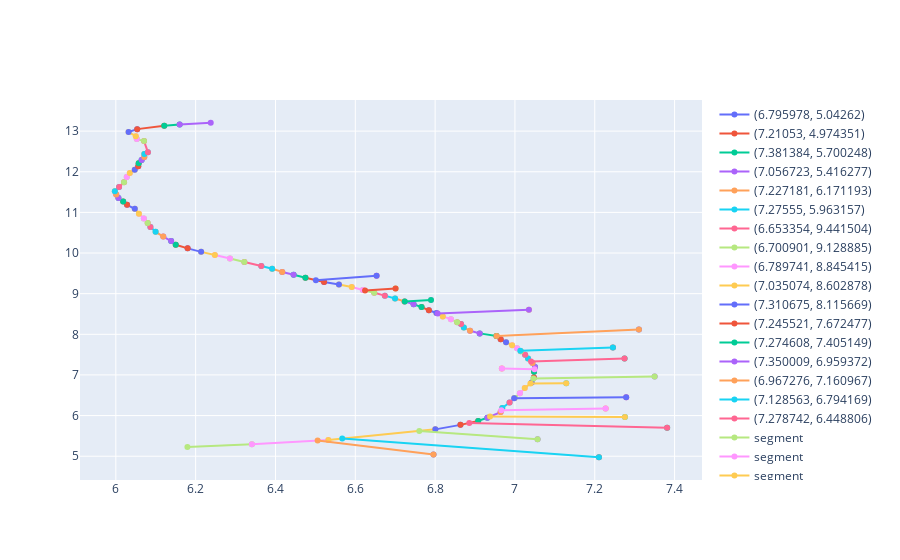

The code cell stored with this chart in its notebook:
### Code cell
G_tas = rar.read_arbor_full("008_2_C_day3.csv")
d_tas = pf.get_root_distances(G_tas)
last_key, root_length = list(d_tas.items())[-1]
tas_results = arbor_best_cost(root_length, "008_2_C_day3.csv", 0.8, 0.4, 0)
tas_results

### Figure 1 — Plotly figure (JSON) as saved in the notebook; plotly's stock layout.template omitted (floating-point values rounded to 4 significant figures)
{"data": [{"name": "(6.795978, 5.04262)", "type": "scatter", "x": [6.796], "y": [5.043]}, {"name": "(7.21053, 4.974351)", "type": "scatter", "x": [7.211], "y": [4.974]}, {"name": "(7.381384, 5.700248)", "type": "scatter", "x": [7.381], "y": [5.7]}, {"name": "(7.056723, 5.416277)", "type": "scatter", "x": [7.057], "y": [5.416]}, {"name": "(7.227181, 6.171193)", "type": "scatter", "x": [7.227], "y": [6.171]}, {"name": "(7.27555, 5.963157)", "type": "scatter", "x": [7.276], "y": [5.963]}, {"name": "(6.653354, 9.441504)", "type": "scatter", "x": [6.653], "y": [9.442]}, {"name": "(6.700901, 9.128885)", "type": "scatter", "x": [6.701], "y": [9.129]}, {"name": "(6.789741, 8.845415)", "type": "scatter", "x": [6.79], "y": [8.845]}, {"name": "(7.035074, 8.602878)", "type": "scatter", "x": [7.035], "y": [8.603]}, {"name": "(7.310675, 8.115669)", "type": "scatter", "x": [7.311], "y": [8.116]}, {"name": "(7.245521, 7.672477)", "type": "scatter", "x": [7.246], "y": [7.672]}, {"name": "(7.274608, 7.405149)", "type": "scatter", "x": [7.275], "y": [7.405]}, {"name": "(7.350009, 6.959372)", "type": "scatter", "x": [7.35], "y": [6.959]}, {"name": "(6.967276, 7.160967)", "type": "scatter", "x": [6.967], "y": [7.161]}, {"name": "(7.128563, 6.794169)", "type": "scatter", "x": [7.129], "y": [6.794]}, {"name": "(7.278742, 6.448806)", "type": "scatter", "x": [7.279], "y": [6.449]}, {"name": "segment", "type": "scatter", "x": [6.179, 6.341], "y": [5.225, 5.295]}, {"name": "segment", "type": "scatter", "x": [6.341, 6.532], "y": [5.295, 5.401]}, {"name": "segment", "type": "scatter", "x": [6.532, 6.801], "y": [5.401, 5.661]}, {"name": "segment", "type": "scatter", "x": [6.801, 6.863], "y": [5.661, 5.771]}, {"name": "segment", "type": "scatter", "x": [6.863, 6.908], "y": [5.771, 5.869]}, {"name": "segment", "type": "scatter", "x": [6.908, 6.931], "y": [5.869, 5.947]}, {"name": "segment", "type": "scatter", "x": [6.931, 6.964], "y": [5.947, 6.087]}, {"name": "segment", "type": "scatter", "x": [6.964, 6.968], "y": [6.087, 6.186]}, {"name": "segment", "type": "scatter", "x": [6.968, 6.987], "y": [6.186, 6.323]}, {"name": "segment", "type": "scatter", "x": [6.987, 6.999], "y": [6.323, 6.432]}, {"name": "segment", "type": "scatter", "x": [6.999, 7.012], "y": [6.432, 6.55]}, {"name": "segment", "type": "scatter", "x": [7.012, 7.025], "y": [6.55, 6.676]}, {"name": "segment", "type": "scatter", "x": [7.025, 7.042], "y": [6.676, 6.811]}, {"name": "segment", "type": "scatter", "x": [7.042, 7.048], "y": [6.811, 6.937]}, {"name": "segment", "type": "scatter", "x": [7.048, 7.048], "y": [6.937, 7.076]}, {"name": "segment", "type": "scatter", "x": [7.048, 7.05], "y": [7.076, 7.194]}, {"name": "segment", "type": "scatter", "x": [7.05, 7.044], "y": [7.194, 7.296]}, {"name": "segment", "type": "scatter", "x": [7.044, 7.033], "y": [7.296, 7.406]}, {"name": "segment", "type": "scatter", "x": [7.033, 7.026], "y": [7.406, 7.498]}, {"name": "segment", "type": "scatter", "x": [7.026, 7.015], "y": [7.498, 7.583]}, {"name": "segment", "type": "scatter", "x": [7.015, 7.005], "y": [7.583, 7.659]}, {"name": "segment", "type": "scatter", "x": [7.005, 6.993], "y": [7.659, 7.731]}, {"name": "segment", "type": "scatter", "x": [6.993, 6.978], "y": [7.731, 7.803]}, {"name": "segment", "type": "scatter", "x": [6.978, 6.964], "y": [7.803, 7.881]}, {"name": "segment", "type": "scatter", "x": [6.964, 6.954], "y": [7.881, 7.96]}, {"name": "segment", "type": "scatter", "x": [6.954, 6.912], "y": [7.96, 8.023]}, {"name": "segment", "type": "scatter", "x": [6.912, 6.888], "y": [8.023, 8.088]}, {"name": "segment", "type": "scatter", "x": [6.888, 6.872], "y": [8.088, 8.165]}, {"name": "segment", "type": "scatter", "x": [6.872, 6.865], "y": [8.165, 8.252]}, {"name": "segment", "type": "scatter", "x": [6.865, 6.855], "y": [8.252, 8.299]}, {"name": "segment", "type": "scatter", "x": [6.855, 6.84], "y": [8.299, 8.373]}, {"name": "segment", "type": "scatter", "x": [6.84, 6.819], "y": [8.373, 8.441]}, {"name": "segment", "type": "scatter", "x": [6.819, 6.803], "y": [8.441, 8.525]}, {"name": "segment", "type": "scatter", "x": [6.803, 6.784], "y": [8.525, 8.593]}, {"name": "segment", "type": "scatter", "x": [6.784, 6.766], "y": [8.593, 8.67]}, {"name": "segment", "type": "scatter", "x": [6.766, 6.746], "y": [8.67, 8.74]}, {"name": "segment", "type": "scatter", "x": [6.746, 6.723], "y": [8.74, 8.81]}, {"name": "segment", "type": "scatter", "x": [6.723, 6.7], "y": [8.81, 8.882]}, {"name": "segment", "type": "scatter", "x": [6.7, 6.674], "y": [8.882, 8.951]}, {"name": "segment", "type": "scatter", "x": [6.674, 6.647], "y": [8.951, 9.022]}, {"name": "segment", "type": "scatter", "x": [6.647, 6.619], "y": [9.022, 9.09]}, {"name": "segment", "type": "scatter", "x": [6.619, 6.591], "y": [9.09, 9.164]}, {"name": "segment", "type": "scatter", "x": [6.591, 6.559], "y": [9.164, 9.224]}, {"name": "segment", "type": "scatter", "x": [6.559, 6.522], "y": [9.224, 9.287]}, {"name": "segment", "type": "scatter", "x": [6.522, 6.475], "y": [9.287, 9.391]}, {"name": "segment", "type": "scatter", "x": [6.475, 6.445], "y": [9.391, 9.465]}, {"name": "segment", "type": "scatter", "x": [6.445, 6.417], "y": [9.465, 9.535]}, {"name": "segment", "type": "scatter", "x": [6.417, 6.392], "y": [9.535, 9.614]}, {"name": "segment", "type": "scatter", "x": [6.392, 6.365], "y": [9.614, 9.679]}, {"name": "segment", "type": "scatter", "x": [6.365, 6.322], "y": [9.679, 9.78]}, {"name": "segment", "type": "scatter", "x": [6.322, 6.286], "y": [9.78, 9.866]}, {"name": "segment", "type": "scatter", "x": [6.286, 6.248], "y": [9.866, 9.951]}, {"name": "segment", "type": "scatter", "x": [6.248, 6.214], "y": [9.951, 10.03]}, {"name": "segment", "type": "scatter", "x": [6.214, 6.18], "y": [10.03, 10.12]}, {"name": "segment", "type": "scatter", "x": [6.18, 6.15], "y": [10.12, 10.2]}, {"name": "segment", "type": "scatter", "x": [6.15, 6.139], "y": [10.2, 10.3]}, {"name": "segment", "type": "scatter", "x": [6.139, 6.119], "y": [10.3, 10.4]}, {"name": "segment", "type": "scatter", "x": [6.119, 6.1], "y": [10.4, 10.52]}, {"name": "segment", "type": "scatter", "x": [6.1, 6.087], "y": [10.52, 10.64]}, {"name": "segment", "type": "scatter", "x": [6.087, 6.08], "y": [10.64, 10.74]}, {"name": "segment", "type": "scatter", "x": [6.08, 6.07], "y": [10.74, 10.85]}, {"name": "segment", "type": "scatter", "x": [6.07, 6.058], "y": [10.85, 10.97]}, {"name": "segment", "type": "scatter", "x": [6.058, 6.047], "y": [10.97, 11.09]}, {"name": "segment", "type": "scatter", "x": [6.047, 6.028], "y": [11.09, 11.19]}, {"name": "segment", "type": "scatter", "x": [6.028, 6.018], "y": [11.19, 11.27]}, {"name": "segment", "type": "scatter", "x": [6.018, 6.007], "y": [11.27, 11.35]}, {"name": "segment", "type": "scatter", "x": [6.007, 6.001], "y": [11.35, 11.44]}, {"name": "segment", "type": "scatter", "x": [6.001, 5.998], "y": [11.44, 11.52]}, {"name": "segment", "type": "scatter", "x": [5.998, 6.008], "y": [11.52, 11.62]}, {"name": "segment", "type": "scatter", "x": [6.008, 6.021], "y": [11.62, 11.74]}, {"name": "segment", "type": "scatter", "x": [6.021, 6.027], "y": [11.74, 11.87]}, {"name": "segment", "type": "scatter", "x": [6.027, 6.035], "y": [11.87, 11.97]}, {"name": "segment", "type": "scatter", "x": [6.035, 6.047], "y": [11.97, 12.05]}, {"name": "segment", "type": "scatter", "x": [6.047, 6.056], "y": [12.05, 12.14]}, {"name": "segment", "type": "scatter", "x": [6.056, 6.057], "y": [12.14, 12.21]}, {"name": "segment", "type": "scatter", "x": [6.057, 6.065], "y": [12.21, 12.29]}, {"name": "segment", "type": "scatter", "x": [6.065, 6.071], "y": [12.29, 12.37]}, {"name": "segment", "type": "scatter", "x": [6.071, 6.071], "y": [12.37, 12.43]}, {"name": "segment", "type": "scatter", "x": [6.071, 6.08], "y": [12.43, 12.48]}, {"name": "segment", "type": "scatter", "x": [6.08, 6.071], "y": [12.48, 12.75]}, {"name": "segment", "type": "scatter", "x": [6.071, 6.053], "y": [12.75, 12.8]}, {"name": "segment", "type": "scatter", "x": [6.053, 6.05], "y": [12.8, 12.88]}, {"name": "segment", "type": "scatter", "x": [6.05, 6.032], "y": [12.88, 12.98]}, {"name": "segment", "type": "scatter", "x": [6.032, 6.054], "y": [12.98, 13.05]}, {"name": "segment", "type": "scatter", "x": [6.054, 6.121], "y": [13.05, 13.13]}, {"name": "segment", "type": "scatter", "x": [6.121, 6.16], "y": [13.13, 13.16]}, {"name": "segment", "type": "scatter", "x": [6.16, 6.238], "y": [13.16, 13.21]}, {"name": "0.5230455585755234", "type": "scatter", "x": [6.796, 6.506], "y": [5.043, 5.386]}, {"name": "0.8836909755601231", "type": "scatter", "x": [7.211, 6.567], "y": [4.974, 5.435]}, {"name": "0.7028092238489295", "type": "scatter", "x": [7.381, 6.886], "y": [5.7, 5.82]}, {"name": "0.5035471600431631", "type": "scatter", "x": [7.057, 6.76], "y": [5.416, 5.622]}, {"name": "0.519145132179337", "type": "scatter", "x": [7.227, 6.966], "y": [6.171, 6.129]}, {"name": "0.5618233671288276", "type": "scatter", "x": [7.276, 6.938], "y": [5.963, 5.975]}, {"name": "1.100858562543487", "type": "scatter", "x": [6.653, 6.501], "y": [9.442, 9.333]}, {"name": "0.9492788214453285", "type": "scatter", "x": [6.701, 6.624], "y": [9.129, 9.077]}, {"name": "0.8752075666407696", "type": "scatter", "x": [6.79, 6.724], "y": [8.845, 8.808]}, {"name": "0.9849626160037903", "type": "scatter", "x": [7.035, 6.806], "y": [8.603, 8.509]}, {"name": "1.0128665233023575", "type": "scatter", "x": [7.311, 6.954], "y": [8.116, 7.96]}, {"name": "0.7935968882051633", "type": "scatter", "x": [7.246, 7.014], "y": [7.672, 7.593]}, {"name": "0.7413598499123399", "type": "scatter", "x": [7.275, 7.04], "y": [7.405, 7.331]}, {"name": "0.7195399422201919", "type": "scatter", "x": [7.35, 7.046], "y": [6.959, 6.911]}, {"name": "0.541680180680731", "type": "scatter", "x": [6.967, 7.049], "y": [7.161, 7.142]}, {"name": "0.47650010054795505", "type": "scatter", "x": [7.129, 7.039], "y": [6.794, 6.787]}, {"name": "0.5957714162814924", "type": "scatter", "x": [7.279, 6.998], "y": [6.449, 6.425]}], "layout": {"autosize": true, "xaxis": {"autorange": true, "range": [5.905, 7.474], "type": "linear"}, "yaxis": {"autorange": true, "range": [4.295, 13.89], "type": "linear"}}}
